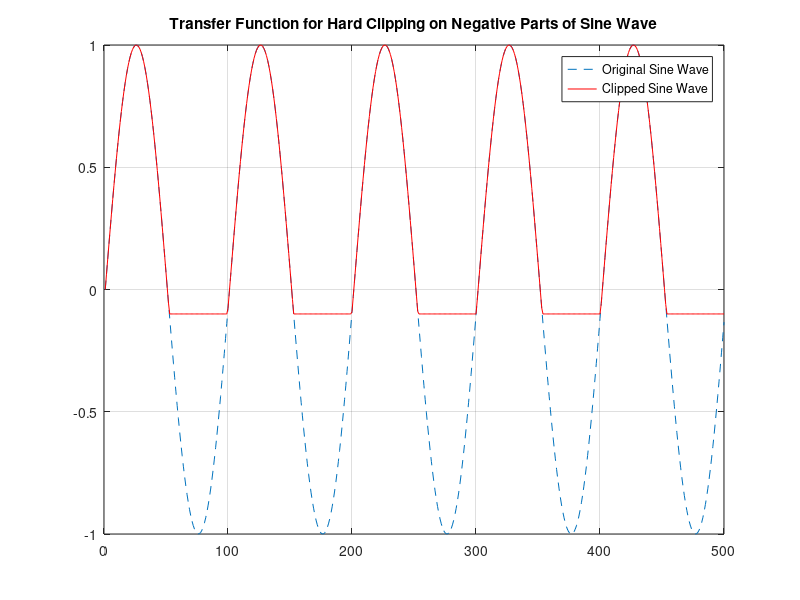

Reproduce this figure in MATLAB.
% Generate a sine wave
fs = 44100;  % Sampling frequency (44.1kHz for audio-like quality)
f = 440;     % Frequency of the sine wave (A4 note, 440Hz)
t = 0:1/fs:1; % Time vector for 1 second
x = sin(2 * pi * f * t);  % Sine wave signal

y = x;  % Initialize y as a copy of the sine wave signal

% Apply hard clipping distortion to the negative part of the sine wave
for i = 1:length(x)
    if (x(i) < -0.1)
        y(i) = -0.1;  % Clip negative values below -0.1
    end
    % Positive part is left unchanged
end

% Plot both original and clipped sine waves for comparison
figure;

% Choose a small section of the signal for clarity (e.g., first 500 samples)
segment = 1:500;

% Plot the original sine wave (dashed line)
plot(segment, x(segment), '--'); 
hold on;

% Plot the clipped sine wave (solid red line)
plot(segment, y(segment), 'r'); 

% Set axis limits and title
axis([0 500 -1 1]);  % Limit the plot to the segment
title('Transfer Function for Hard Clipping on Negative Parts of Sine Wave');
legend('Original Sine Wave', 'Clipped Sine Wave');
grid on;
hold off;

% Play the original sine wave and clipped sine wave
sound(x, fs);
pause(1.5);  % Wait for the original sound to finish
sound(y, fs);  % Play the clipped sine wave

